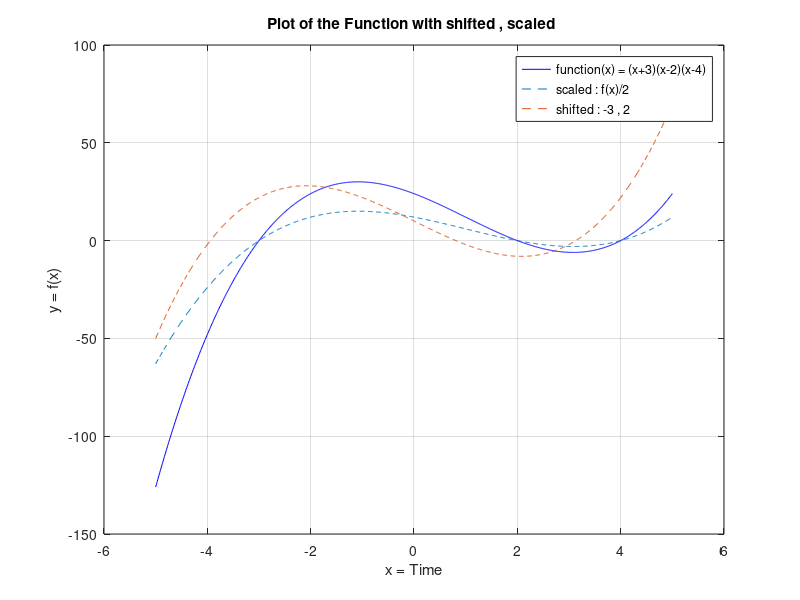

The MATLAB script that drew this image:

% Experiment 2 : Scaling , Shhifting of a function function


x = (-5:1/100:5)' ;
%x = linspace(-5,5);


%vafund = @(vax) ( vax.^2 );
vafund = @(vax) ( (vax + 3 ).*(vax - 2 ).*(vax - 4 ) );


vafun = vafund(x) ;
vascale = vafund(x)./2 ;
vashift = vafund(x + 1) - 2 ;

figure ;

plot(x,vafun,'b')

xlabel('x = Time')
ylabel('y = f(x)')
title('Plot of the Function with shifted , scaled ')
%grid

hold on

plot(x,vascale,'--')
plot(x,vashift,'--')

%grid

hold off

grid
legend('function(x) = (x+3)(x-2)(x-4)','scaled : f(x)/2', 'shifted : -3 , 2')

